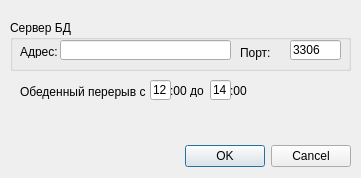
<?xml version="1.0" encoding="UTF-8"?>
<ui version="4.0">
 <class>settings</class>
 <widget class="QDialog" name="settings">
  <property name="geometry">
   <rect>
    <x>0</x>
    <y>0</y>
    <width>361</width>
    <height>178</height>
   </rect>
  </property>
  <property name="windowTitle">
   <string>Настройки</string>
  </property>
  <widget class="QDialogButtonBox" name="buttonBox">
   <property name="geometry">
    <rect>
     <x>180</x>
     <y>140</y>
     <width>171</width>
     <height>32</height>
    </rect>
   </property>
   <property name="orientation">
    <enum>Qt::Horizontal</enum>
   </property>
   <property name="standardButtons">
    <set>QDialogButtonBox::Cancel|QDialogButtonBox::Ok</set>
   </property>
  </widget>
  <widget class="QGroupBox" name="groupBox">
   <property name="geometry">
    <rect>
     <x>10</x>
     <y>20</y>
     <width>341</width>
     <height>51</height>
    </rect>
   </property>
   <property name="title">
    <string>Сервер БД</string>
   </property>
   <widget class="QLineEdit" name="lineEdit">
    <property name="geometry">
     <rect>
      <x>50</x>
      <y>20</y>
      <width>171</width>
      <height>20</height>
     </rect>
    </property>
   </widget>
   <widget class="QLabel" name="label">
    <property name="geometry">
     <rect>
      <x>10</x>
      <y>25</y>
      <width>46</width>
      <height>13</height>
     </rect>
    </property>
    <property name="text">
     <string>Адрес:</string>
    </property>
   </widget>
   <widget class="QLabel" name="label_2">
    <property name="geometry">
     <rect>
      <x>230</x>
      <y>25</y>
      <width>31</width>
      <height>16</height>
     </rect>
    </property>
    <property name="text">
     <string>Порт:</string>
    </property>
   </widget>
   <widget class="QLineEdit" name="lineEdit_2">
    <property name="geometry">
     <rect>
      <x>280</x>
      <y>20</y>
      <width>51</width>
      <height>20</height>
     </rect>
    </property>
    <property name="text">
     <string>3306</string>
    </property>
   </widget>
  </widget>
  <widget class="QLabel" name="label_3">
   <property name="geometry">
    <rect>
     <x>20</x>
     <y>84</y>
     <width>131</width>
     <height>16</height>
    </rect>
   </property>
   <property name="text">
    <string>Обеденный перерыв с </string>
   </property>
  </widget>
  <widget class="QLineEdit" name="lineEdit_3">
   <property name="geometry">
    <rect>
     <x>150</x>
     <y>80</y>
     <width>21</width>
     <height>20</height>
    </rect>
   </property>
   <property name="text">
    <string>12</string>
   </property>
  </widget>
  <widget class="QLabel" name="label_4">
   <property name="geometry">
    <rect>
     <x>170</x>
     <y>84</y>
     <width>46</width>
     <height>13</height>
    </rect>
   </property>
   <property name="text">
    <string>:00 до</string>
   </property>
  </widget>
  <widget class="QLineEdit" name="lineEdit_4">
   <property name="geometry">
    <rect>
     <x>210</x>
     <y>80</y>
     <width>21</width>
     <height>20</height>
    </rect>
   </property>
   <property name="text">
    <string>14</string>
   </property>
  </widget>
  <widget class="QLabel" name="label_5">
   <property name="geometry">
    <rect>
     <x>230</x>
     <y>84</y>
     <width>46</width>
     <height>13</height>
    </rect>
   </property>
   <property name="text">
    <string>:00</string>
   </property>
  </widget>
 </widget>
 <resources/>
 <connections>
  <connection>
   <sender>buttonBox</sender>
   <signal>accepted()</signal>
   <receiver>settings</receiver>
   <slot>accept()</slot>
   <hints>
    <hint type="sourcelabel">
     <x>248</x>
     <y>254</y>
    </hint>
    <hint type="destinationlabel">
     <x>157</x>
     <y>274</y>
    </hint>
   </hints>
  </connection>
  <connection>
   <sender>buttonBox</sender>
   <signal>rejected()</signal>
   <receiver>settings</receiver>
   <slot>reject()</slot>
   <hints>
    <hint type="sourcelabel">
     <x>316</x>
     <y>260</y>
    </hint>
    <hint type="destinationlabel">
     <x>286</x>
     <y>274</y>
    </hint>
   </hints>
  </connection>
 </connections>
</ui>
